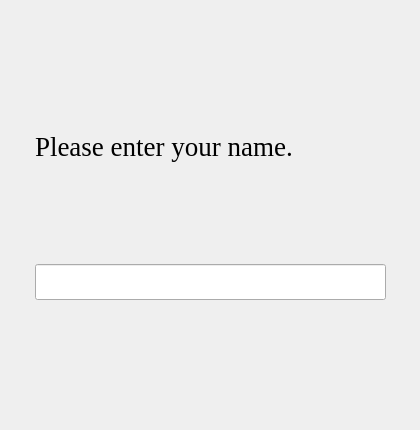
         <widget class="QWidget" name="nameinputpage">
          <widget class="QWidget" name="verticalLayoutWidget_5">
           <property name="geometry">
            <rect>
             <x>10</x>
             <y>10</y>
             <width>401</width>
             <height>411</height>
            </rect>
           </property>
           <layout class="QVBoxLayout" name="nameinputlayout">
            <property name="sizeConstraint">
             <enum>QLayout::SetDefaultConstraint</enum>
            </property>
            <property name="leftMargin">
             <number>25</number>
            </property>
            <property name="topMargin">
             <number>25</number>
            </property>
            <property name="rightMargin">
             <number>25</number>
            </property>
            <property name="bottomMargin">
             <number>25</number>
            </property>
            <item>
             <widget class="QLabel" name="namequerylabel">
              <property name="sizePolicy">
               <sizepolicy hsizetype="Preferred" vsizetype="Fixed">
                <horstretch>0</horstretch>
                <verstretch>0</verstretch>
               </sizepolicy>
              </property>
              <property name="font">
               <font>
                <family>Georgia</family>
                <pointsize>20</pointsize>
                <weight>50</weight>
                <bold>false</bold>
                <kerning>true</kerning>
               </font>
              </property>
              <property name="text">
               <string>Please enter your name.</string>
              </property>
              <property name="wordWrap">
               <bool>true</bool>
              </property>
             </widget>
            </item>
            <item>
             <widget class="QLineEdit" name="nameinput">
              <property name="font">
               <font>
                <family>Georgia</family>
                <pointsize>18</pointsize>
                <kerning>true</kerning>
               </font>
              </property>
             </widget>
            </item>
           </layout>
          </widget>
         </widget>
